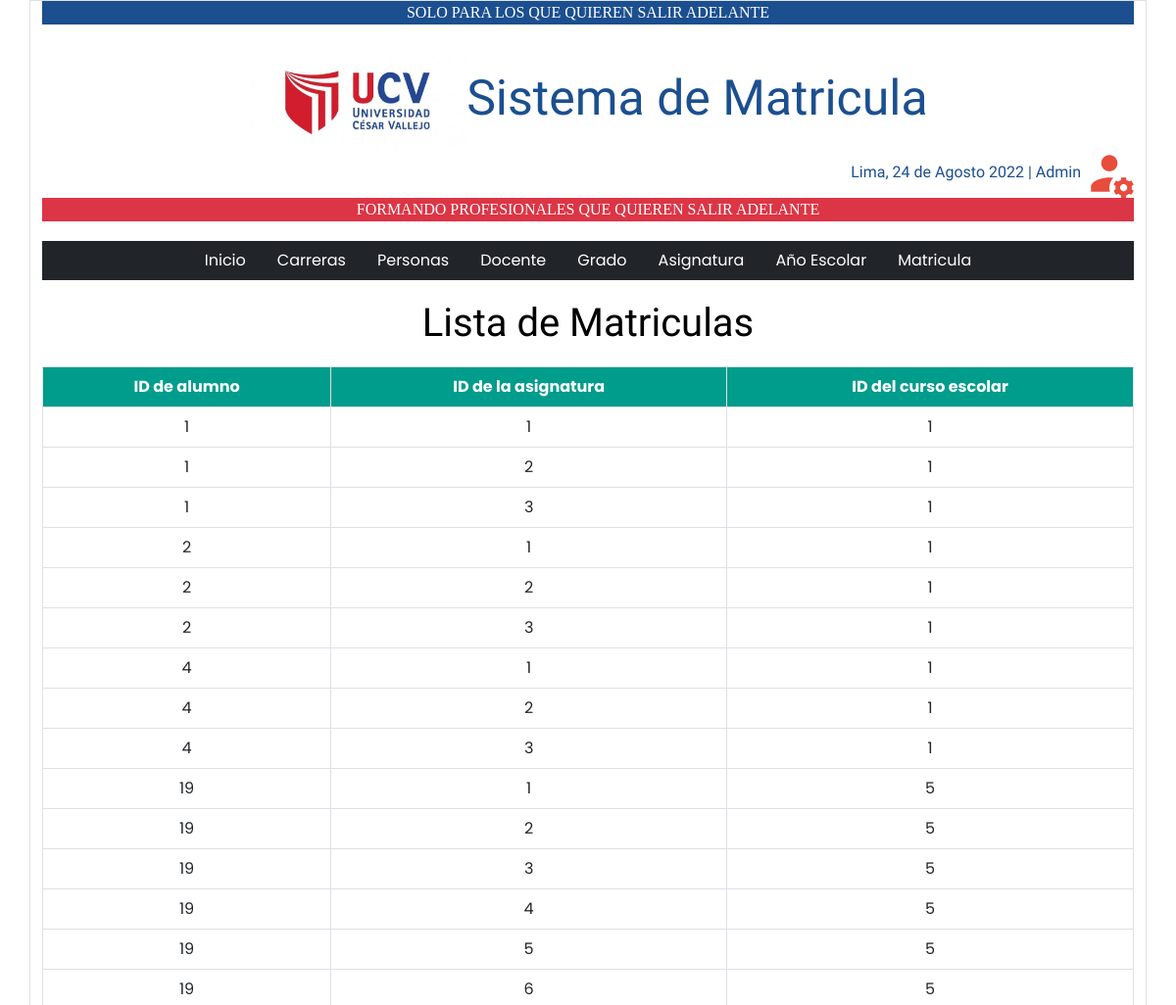
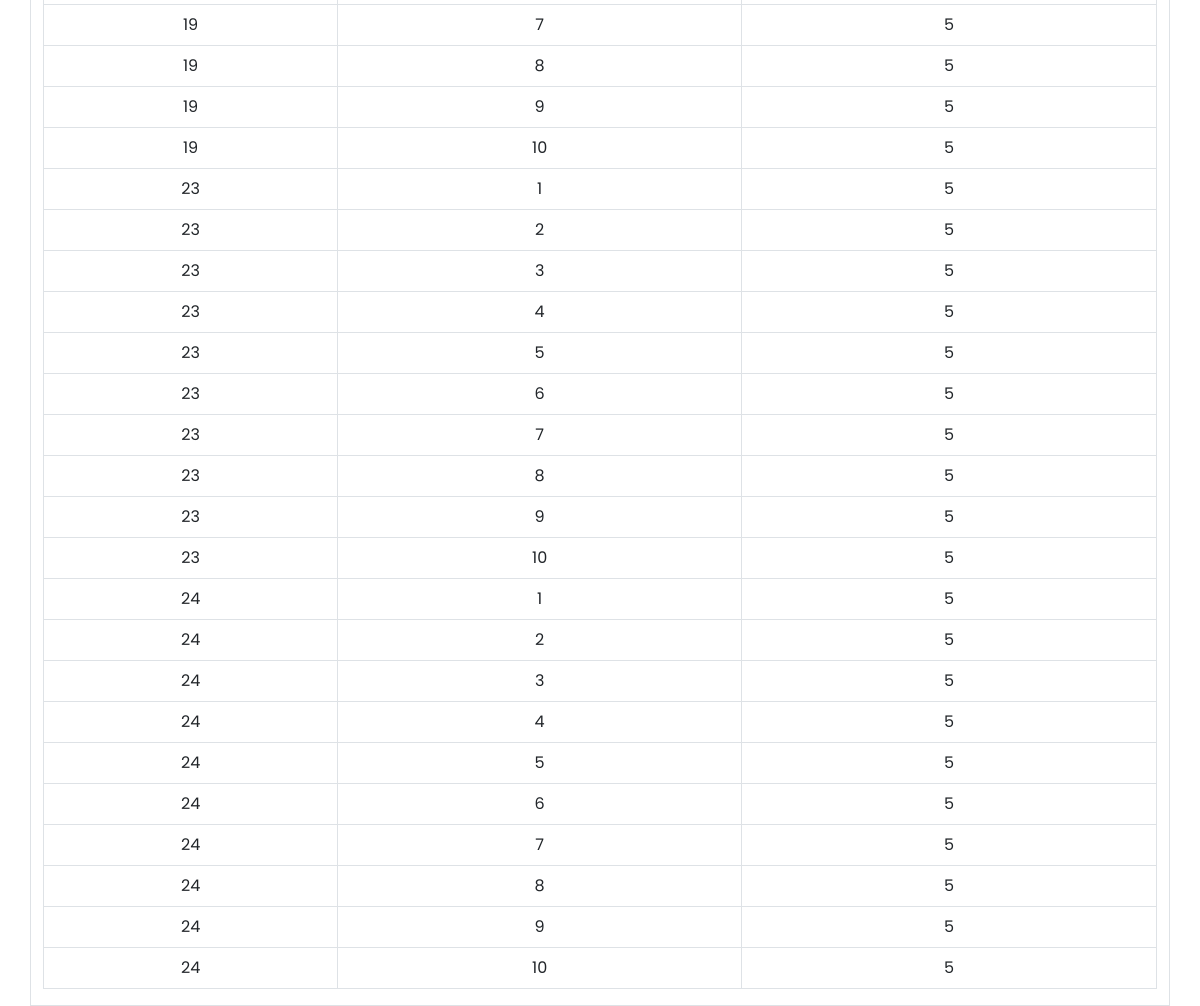
Screenshot of /paginas/matricula.php with the database file from the repository (2 pictures, top to bottom).
### tables this page shows
CREATE TABLE alumno_se_matricula_asignatura (
id_alumno INT UNSIGNED NOT NULL,
id_asignatura INT UNSIGNED NOT NULL,
id_curso_escolar INT UNSIGNED NOT NULL,
PRIMARY KEY (id_alumno, id_asignatura, id_curso_escolar),
FOREIGN KEY (id_alumno) REFERENCES persona(id),
FOREIGN KEY (id_asignatura) REFERENCES asignatura(id),
FOREIGN KEY (id_curso_escolar) REFERENCES curso_escolar(id)
);

### modelo/conexion.php (the view, shortened to what this page needs)
<?php
class Conexion{
	private $usuario="root";
	private $password="";
	private $servidor="localhost";
	private $base="universidad";
	public function conectar(){
		try{
			$con=new PDO("mysql:host=$this->servidor;dbname=$this->base;",$this->usuario,$this->password);
			$con->setAttribute(PDO::ATTR_ERRMODE,PDO::ERRMODE_EXCEPTION);
			return $con;
		}catch(Exception $e){
			echo "Se encontro un error: ".$e->getMessage();
		}
	}
	public function MatriculaList(){
		$cn=$this->conectar();
		$sql="call MatriculaList()";
		$rs=$cn->prepare($sql);
		$rs->execute();
		echo "<table class='table table-hover table-bordered'>";
		echo "<tr bgcolor=#009C8C align=center>";
		echo "<th style='color:white;'>ID de alumno</th><th style='color:white;'>ID de la asignatura</th><th style='color:white;'>ID del curso escolar</th></tr>";
		while ($arr_filas=$rs->fetch(PDO::FETCH_ASSOC)) {
			echo "<tr align=center>".
				 "<td>".$arr_filas["id_alumno"]."</td>".
				 "<td>".$arr_filas["id_asignatura"]."</td>".
				 "<td>".$arr_filas["id_curso_escolar"]."</td>".
				 "</tr>";
		}
		echo "</table>";
	}
}
?>

### rows the page displays
alumno_se_matricula_asignatura: id_alumno "1", id_asignatura "1", id_curso_escolar "1"
alumno_se_matricula_asignatura: id_alumno "1", id_asignatura "2", id_curso_escolar "1"
alumno_se_matricula_asignatura: id_alumno "1", id_asignatura "3", id_curso_escolar "1"
alumno_se_matricula_asignatura: id_alumno "2", id_asignatura "1", id_curso_escolar "1"
alumno_se_matricula_asignatura: id_alumno "2", id_asignatura "2", id_curso_escolar "1"
alumno_se_matricula_asignatura: id_alumno "2", id_asignatura "3", id_curso_escolar "1"
alumno_se_matricula_asignatura: id_alumno "4", id_asignatura "1", id_curso_escolar "1"
alumno_se_matricula_asignatura: id_alumno "4", id_asignatura "2", id_curso_escolar "1"
alumno_se_matricula_asignatura: id_alumno "4", id_asignatura "3", id_curso_escolar "1"
alumno_se_matricula_asignatura: id_alumno "19", id_asignatura "1", id_curso_escolar "5"
alumno_se_matricula_asignatura: id_alumno "19", id_asignatura "2", id_curso_escolar "5"
alumno_se_matricula_asignatura: id_alumno "19", id_asignatura "3", id_curso_escolar "5"
alumno_se_matricula_asignatura: id_alumno "19", id_asignatura "4", id_curso_escolar "5"
alumno_se_matricula_asignatura: id_alumno "19", id_asignatura "5", id_curso_escolar "5"
alumno_se_matricula_asignatura: id_alumno "19", id_asignatura "6", id_curso_escolar "5"
alumno_se_matricula_asignatura: id_alumno "19", id_asignatura "7", id_curso_escolar "5"
alumno_se_matricula_asignatura: id_alumno "19", id_asignatura "8", id_curso_escolar "5"
alumno_se_matricula_asignatura: id_alumno "19", id_asignatura "9", id_curso_escolar "5"
alumno_se_matricula_asignatura: id_alumno "19", id_asignatura "10", id_curso_escolar "5"
alumno_se_matricula_asignatura: id_alumno "23", id_asignatura "1", id_curso_escolar "5"
alumno_se_matricula_asignatura: id_alumno "23", id_asignatura "2", id_curso_escolar "5"
alumno_se_matricula_asignatura: id_alumno "23", id_asignatura "3", id_curso_escolar "5"
alumno_se_matricula_asignatura: id_alumno "23", id_asignatura "4", id_curso_escolar "5"
alumno_se_matricula_asignatura: id_alumno "23", id_asignatura "5", id_curso_escolar "5"
alumno_se_matricula_asignatura: id_alumno "23", id_asignatura "6", id_curso_escolar "5"
alumno_se_matricula_asignatura: id_alumno "23", id_asignatura "7", id_curso_escolar "5"
alumno_se_matricula_asignatura: id_alumno "23", id_asignatura "8", id_curso_escolar "5"
alumno_se_matricula_asignatura: id_alumno "23", id_asignatura "9", id_curso_escolar "5"
alumno_se_matricula_asignatura: id_alumno "23", id_asignatura "10", id_curso_escolar "5"
alumno_se_matricula_asignatura: id_alumno "24", id_asignatura "1", id_curso_escolar "5"
alumno_se_matricula_asignatura: id_alumno "24", id_asignatura "2", id_curso_escolar "5"
alumno_se_matricula_asignatura: id_alumno "24", id_asignatura "3", id_curso_escolar "5"
alumno_se_matricula_asignatura: id_alumno "24", id_asignatura "4", id_curso_escolar "5"
alumno_se_matricula_asignatura: id_alumno "24", id_asignatura "5", id_curso_escolar "5"
alumno_se_matricula_asignatura: id_alumno "24", id_asignatura "6", id_curso_escolar "5"
alumno_se_matricula_asignatura: id_alumno "24", id_asignatura "7", id_curso_escolar "5"
alumno_se_matricula_asignatura: id_alumno "24", id_asignatura "8", id_curso_escolar "5"
alumno_se_matricula_asignatura: id_alumno "24", id_asignatura "9", id_curso_escolar "5"
alumno_se_matricula_asignatura: id_alumno "24", id_asignatura "10", id_curso_escolar "5"
